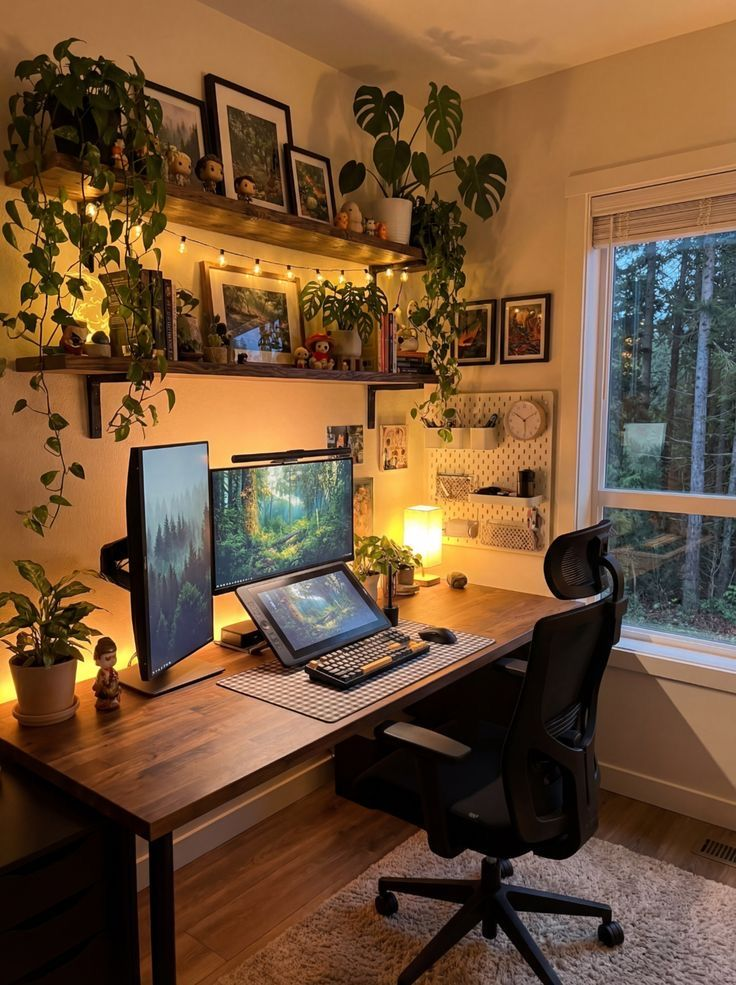
#> input picture accounts/makebrainrotvideos/posts/2-5-viral-faceless-formats/sourced/slide1.jpg, 736 x 985 px
$ python process_images.py
#> lines starting #> are read from the running program, lines starting #| are printed output that depends on the picture
"""
Render all 7 slides for: 5 Faceless Video Formats That Work

Format: tyronetrains-style — numbered header + explanation paragraph
Rendering: athlete-stories circular outline technique

Design source: accounts/makebrainrotvideos/design.md (Locked)
"""

from pathlib import Path

from PIL import Image, ImageDraw, ImageEnhance, ImageFont

# --- Canvas ---
TARGET_W = 1080
TARGET_H = 1920
TARGET_RATIO = TARGET_W / TARGET_H

# --- Text config ---
HEADER_SIZE = 40
BODY_SIZE = 30
HOOK_SIZE = 38
CTA_LABEL_SIZE = 34
CTA_URL_SIZE = 44
OUTLINE_WIDTH = 3
LINE_SPACING = 16
HEADER_BODY_GAP = 30
MARGIN_X = 140

# --- Sourced images ---
SOURCED_DIR = Path(__file__).parent / "sourced"
IMAGE_MAP = {
    1: "slide1.jpg",
    2: "slide2.jpg",
    3: "slide3.jpg",
    4: "slide4.jpg",
    5: "slide5.jpg",
    6: "slide6.jpg",
    7: "slide7.jpg",
}

# --- Slide definitions with manual line breaks ---
SLIDES = [
    {
        "id": 1,
        "role": "hook",
        "header": None,
        "body": "How I never run out of\nfaceless content ideas.",
        "overlay_pct": 0.65,
    },
    {
        "id": 2,
        "role": "step",
        "header": "1. The \"Steal & Spin\" Method",
        "body": "Find the top 3 creators in your niche.\nTake their viral hooks and rewrite\nthem in your own voice.",
        "overlay_pct": 0.75,
    },
    {
        "id": 3,
        "role": "step",
        "header": "2. The \"Opposite\" Framework",
        "body": "Take popular advice and violently\ndisagree with it. Controversy drives\nengagement and endless comments.",
        "overlay_pct": 0.75,
    },
    {
        "id": 4,
        "role": "step",
        "header": "3. Document, Don't Create",
        "body": "Stop trying to invent genius concepts.\nJust post about the mistakes you made\nor things you learned this week.",
        "overlay_pct": 0.75,
    },
    {
        "id": 5,
        "role": "step",
        "header": "4. The \"Cheat Sheet\" Format",
        "body": "People love saving lists.\nJust do a brain dump of the 5 apps or\nresources you use every single day.",
        "overlay_pct": 0.75,
    },
    {
        "id": 6,
        "role": "step",
        "header": "5. Spin 1 Idea into 5 Videos",
        "body": "Never post a good idea just once.\nChange the hook, swap the video,\nand test it 5 different ways.",
        "overlay_pct": 0.75,
    },
    {
        "id": 7,
        "role": "cta",
        "header": None,
        "body": "The tool I use to mass-produce all\nmy variations instantly:",
        "cta_url": "MakeBrainrotVideos.com",
        "overlay_pct": 0.50,
    },
]


def load_font(size: int, bold: bool = True) -> ImageFont.FreeTypeFont:
    if bold:
        candidates = [
            "/System/Library/Fonts/Supplemental/Arial Bold.ttf",
            "arialbd.ttf",
            "/usr/share/fonts/truetype/liberation/LiberationSans-Bold.ttf",
        ]
    else:
        candidates = [
            "/System/Library/Fonts/Supplemental/Arial.ttf",
            "arial.ttf",
            "/usr/share/fonts/truetype/liberation/LiberationSans-Regular.ttf",
        ]
    for path in candidates:
        try:
            return ImageFont.truetype(path, size)
        except OSError:
            continue
    # Fallback: try bold even for regular
    for path in [
        "/System/Library/Fonts/Supplemental/Arial Bold.ttf",
        "/System/Library/Fonts/Helvetica.ttc",
    ]:
        try:
            return ImageFont.truetype(path, size)
        except OSError:
            continue
    return ImageFont.load_default()


def normalize_to_9_16(img: Image.Image) -> Image.Image:
    """Center-crop and resize to 1080x1920."""
    w, h = img.size
    current_ratio = w / h

    if current_ratio > TARGET_RATIO:
        new_w = int(h * TARGET_RATIO)
        left = (w - new_w) // 2
        img = img.crop((left, 0, left + new_w, h))
    elif current_ratio < TARGET_RATIO:
        new_h = int(w / TARGET_RATIO)
        if new_h <= h:
            top = (h - new_h) // 2
            img = img.crop((0, top, w, top + new_h))

    return img.resize((TARGET_W, TARGET_H), Image.LANCZOS)


def apply_treatment(img: Image.Image) -> Image.Image:
    """Contrast boost + slight desaturation per image.md."""
    img = ImageEnhance.Contrast(img).enhance(1.12)
    img = ImageEnhance.Color(img).enhance(0.85)
    return img


def apply_dark_overlay(img: Image.Image, opacity: float) -> Image.Image:
    overlay = Image.new("RGB", (TARGET_W, TARGET_H), (0, 0, 0))
    return Image.blend(img, overlay, opacity)


def make_dark_bg() -> Image.Image:
    """Solid dark background for CTA slide."""
    img = Image.new("RGB", (TARGET_W, TARGET_H))
    draw = ImageDraw.Draw(img)
    for y in range(TARGET_H):
        ratio = y / TARGET_H
        v = int(5 + 10 * ratio)
        draw.line([(0, y), (TARGET_W, y)], fill=(v, v, int(v * 1.5)))
    return img


def draw_text_block(
    draw: ImageDraw.ImageDraw,
    text: str,
    font: ImageFont.FreeTypeFont,
    start_y: int,
) -> int:
    """Draw centered text with circular outline. Returns y after last line."""
    lines = text.split("\n")

    current_y = start_y
    for line in lines:
        bbox = font.getbbox(line)
        line_w = bbox[2] - bbox[0]
        line_h = bbox[3] - bbox[1]
        x = (TARGET_W - line_w) // 2

        # Clamp to margin
        if x < MARGIN_X:
            x = MARGIN_X

        # Circular outline
        for dx in range(-OUTLINE_WIDTH, OUTLINE_WIDTH + 1):
            for dy in range(-OUTLINE_WIDTH, OUTLINE_WIDTH + 1):
                if dx * dx + dy * dy <= OUTLINE_WIDTH * OUTLINE_WIDTH:
                    draw.text(
                        (x + dx, current_y + dy), line, font=font, fill="black"
                    )

        # White text on top
        draw.text((x, current_y), line, font=font, fill="white")
        current_y += line_h + LINE_SPACING

    return current_y


def calc_text_height(text: str, font: ImageFont.FreeTypeFont) -> int:
    """Calculate total height of a text block."""
    lines = text.split("\n")
    total = 0
    for line in lines:
        bbox = font.getbbox(line)
        total += bbox[3] - bbox[1] + LINE_SPACING
    return total - LINE_SPACING


def render_slide(slide: dict) -> Image.Image:
    # Background
    photo_file = IMAGE_MAP.get(slide["id"])
    if photo_file:
        photo_path = SOURCED_DIR / photo_file
        if photo_path.exists():
            img = Image.open(photo_path).convert("RGB")
            img = normalize_to_9_16(img)
            img = apply_treatment(img)
            img = apply_dark_overlay(img, slide["overlay_pct"])
        else:
            img = make_dark_bg()
    else:
        img = make_dark_bg()

    draw = ImageDraw.Draw(img)
    role = slide["role"]

    if role == "hook":
        font = load_font(HOOK_SIZE, bold=True)
        text_h = calc_text_height(slide["body"], font)
        start_y = (TARGET_H - text_h) // 2
        draw_text_block(draw, slide["body"], font, start_y)

    elif role == "step":
        header_font = load_font(HEADER_SIZE, bold=True)
        body_font = load_font(BODY_SIZE, bold=False)

        header_h = calc_text_height(slide["header"], header_font)
        body_h = calc_text_height(slide["body"], body_font)
        total_h = header_h + HEADER_BODY_GAP + body_h

        # Center the full text block vertically
        start_y = (TARGET_H - total_h) // 2

        y = draw_text_block(draw, slide["header"], header_font, start_y)
        y += HEADER_BODY_GAP - LINE_SPACING
        draw_text_block(draw, slide["body"], body_font, y)

    elif role == "cta":
        label_font = load_font(CTA_LABEL_SIZE, bold=False)
        url_font = load_font(CTA_URL_SIZE, bold=True)

        label_h = calc_text_height(slide["body"], label_font)
        url_h = calc_text_height(slide["cta_url"], url_font)
        total_h = label_h + 40 + url_h
        start_y = (TARGET_H - total_h) // 2

        y = draw_text_block(draw, slide["body"], label_font, start_y)
        y += 40 - LINE_SPACING
        draw_text_block(draw, slide["cta_url"], url_font, y)

    return img


def main() -> None:
    out_dir = Path(__file__).parent / "processed"
    out_dir.mkdir(exist_ok=True)

    for slide in SLIDES:
        img = render_slide(slide)
#> in render_slide, img is the input picture: PIL image 736x985 RGB; mean R, G, B 112.9, 81.9, 53.9
#> in normalize_to_9_16, `img = img.crop((left, 0, left + new_w, h))`:
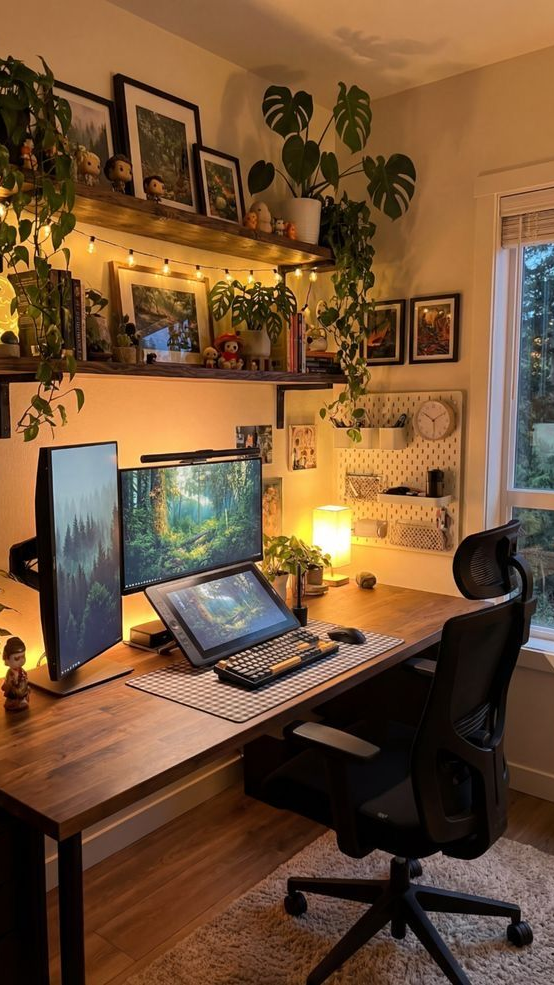
#> img: PIL image 554x985 RGB; mean R, G, B 115.4, 82.8, 53.5
#> in apply_dark_overlay, `overlay = Image.new("RGB", (TARGET_W, TARGET_H), (0, 0, 0))`: overlay: PIL image 1080x1920 RGB; every value is 0
#> in apply_dark_overlay, `return Image.blend(img, overlay, opacity)`:
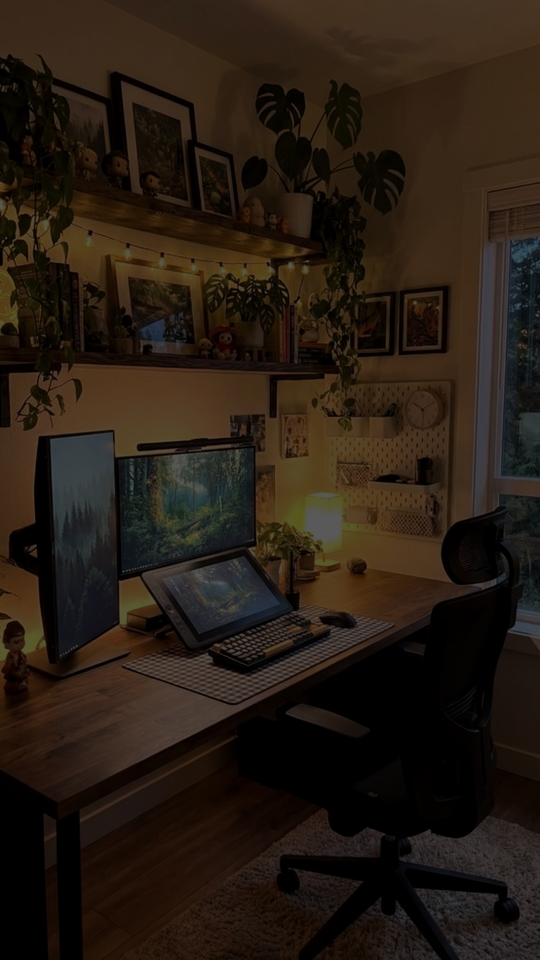
#> returned value: PIL image 1080x1920 RGB (shown at 1/2 size); mean R, G, B 39.2, 28.6, 19.1
        out_path = out_dir / f"slide_{slide['id']:02d}.png"
        img.save(out_path, "PNG")
        print(f"Saved: {out_path}")
#| Saved: accounts/makebrainrotvideos/posts/2-5-viral-faceless-formats/processed/slide_01.png
#> pass 2 of the loop in main, `for slide in SLIDES:`:
#> photo_file = 'slide2.jpg'
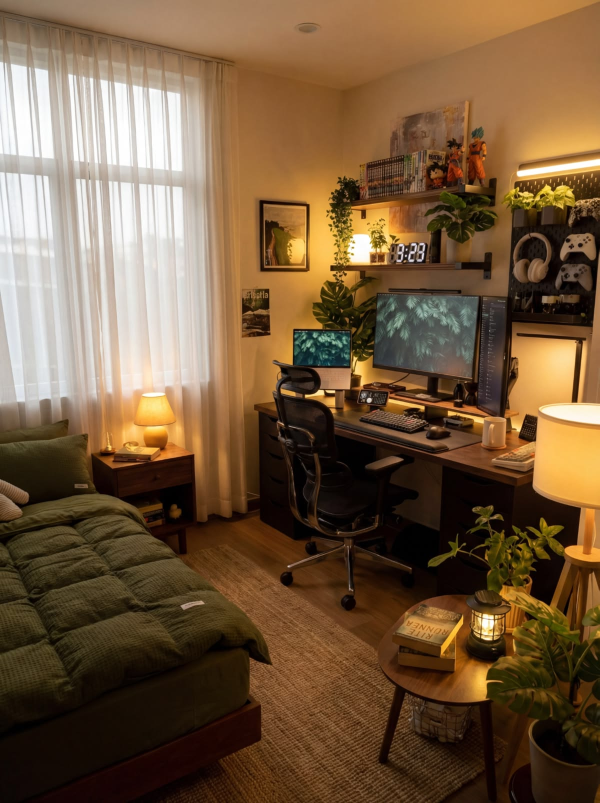
#> input picture accounts/makebrainrotvideos/posts/2-5-viral-faceless-formats/sourced/slide2.jpg, 1199 x 1606 px (shown at 1/2 size)
#> in render_slide, img is the input picture: PIL image 1199x1606 RGB; mean R, G, B 116.3, 90, 62
#> in normalize_to_9_16 (call 2), `img = img.crop((left, 0, left + new_w, h))`:
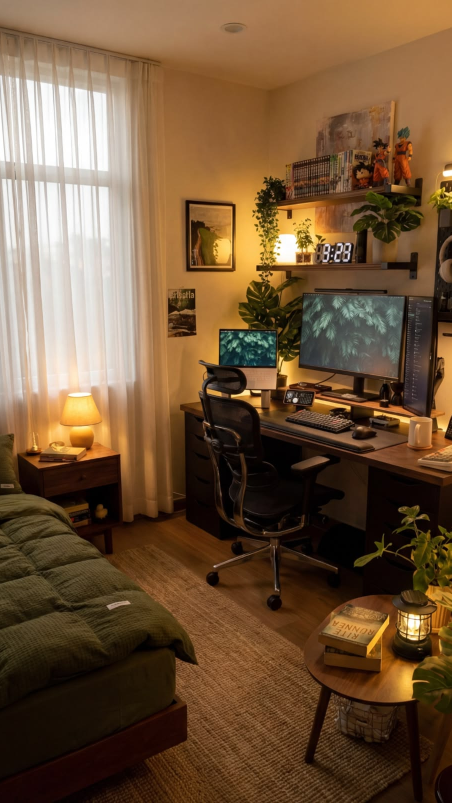
#> img: PIL image 903x1606 RGB (shown at 1/2 size); mean R, G, B 113.3, 85.3, 57.3
#> in apply_dark_overlay (call 2), `return Image.blend(img, overlay, opacity)`:
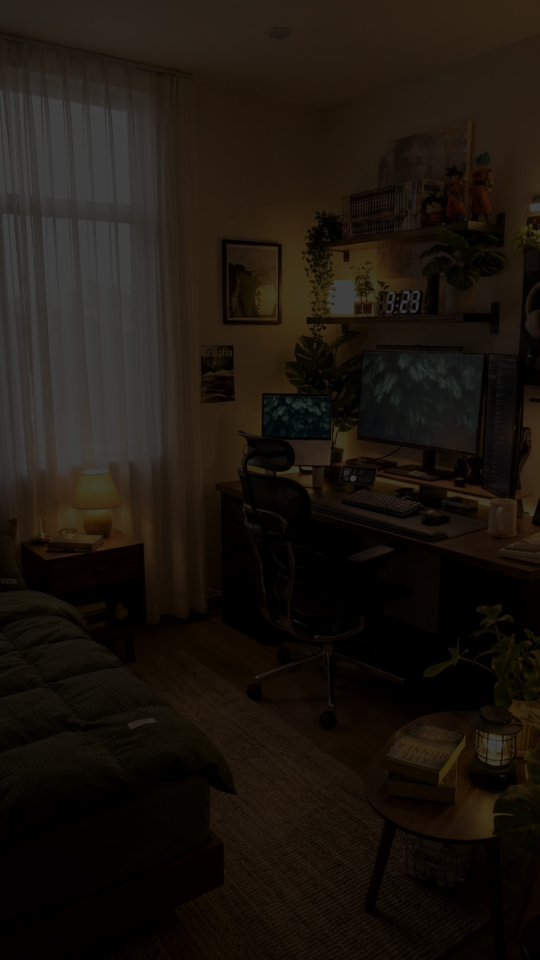
#> returned value: PIL image 1080x1920 RGB (shown at 1/2 size); mean R, G, B 27.4, 20.9, 14.6
#> role = 'step'
#> header_h = 38
#> body_h = 113
#> total_h = 181
#> start_y = 869
#> the loop in draw_text_block (call 2), `for line in lines:` made 1 pass
#> current_y on pass 1: 923
#> in render_slide (call 2), `y = draw_text_block(draw, slide["header"], header_font, start_y)`: y = 923
#> in render_slide (call 2), `y += HEADER_BODY_GAP - LINE_SPACING`: y = 937
#| Saved: accounts/makebrainrotvideos/posts/2-5-viral-faceless-formats/processed/slide_02.png
#> pass 3 of the loop in main, `for slide in SLIDES:`:
#> photo_file = 'slide3.jpg'
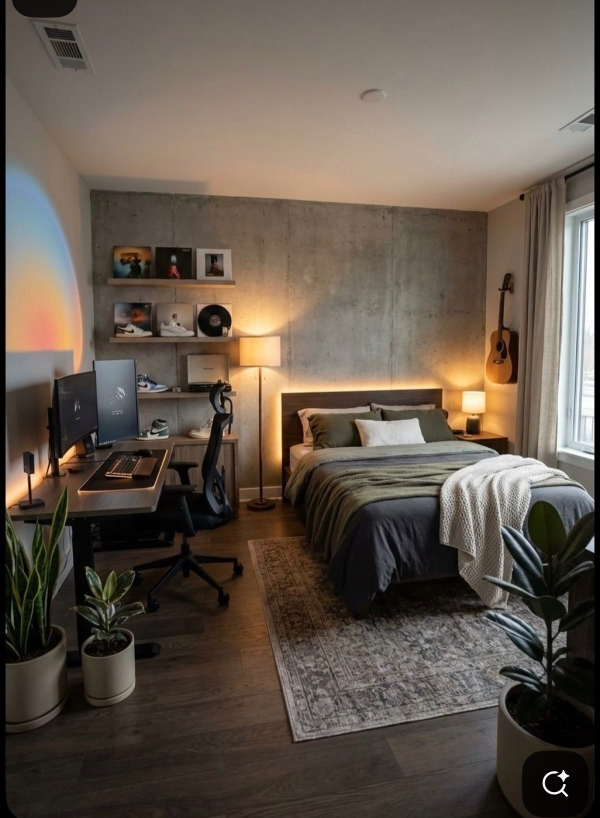
#> input picture accounts/makebrainrotvideos/posts/2-5-viral-faceless-formats/sourced/slide3.jpg, 1200 x 1636 px (shown at 1/2 size)
#> in render_slide, img is the input picture: PIL image 1200x1636 RGB; mean R, G, B 99.7, 88.2, 77.2
#> in normalize_to_9_16 (call 3), `img = img.crop((left, 0, left + new_w, h))`:
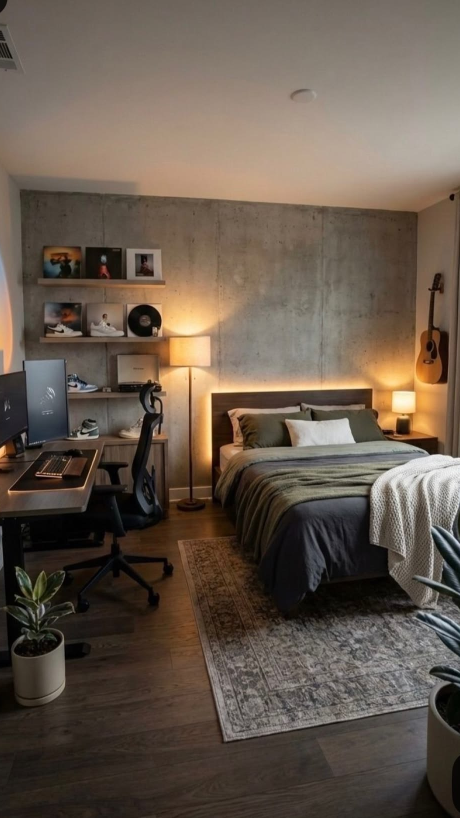
#> img: PIL image 920x1636 RGB (shown at 1/2 size); mean R, G, B 102.4, 88.9, 76.6
#> in apply_dark_overlay (call 3), `return Image.blend(img, overlay, opacity)`:
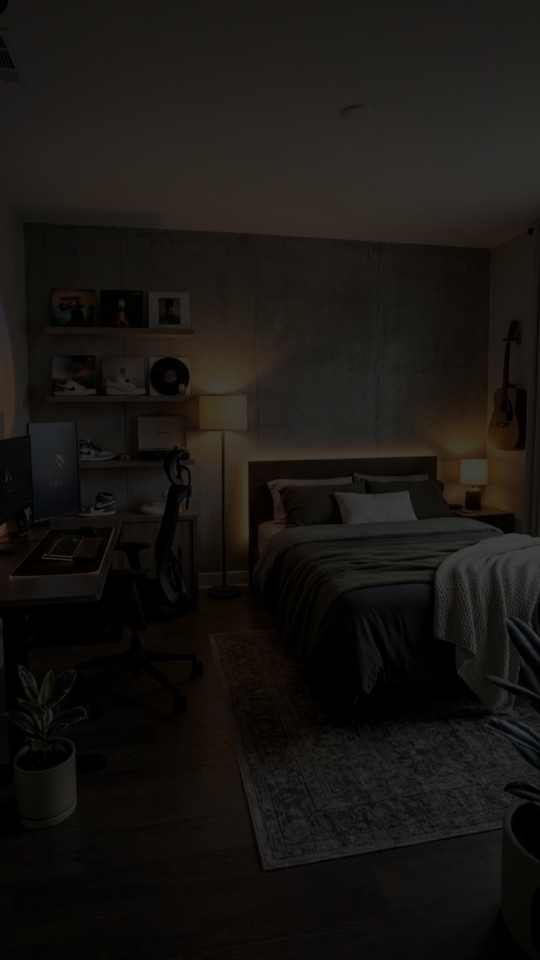
#> returned value: PIL image 1080x1920 RGB (shown at 1/2 size); mean R, G, B 24.9, 21.7, 18.8
#> body_h = 119
#> total_h = 187
#> start_y = 866
#> in render_slide (call 3), `y = draw_text_block(draw, slide["header"], header_font, start_y)`: y = 920
#> in render_slide (call 3), `y += HEADER_BODY_GAP - LINE_SPACING`: y = 934
#| Saved: accounts/makebrainrotvideos/posts/2-5-viral-faceless-formats/processed/slide_03.png
#> the loop made 7 passes; the first 3 are shown

    print(f"\nDone. {len(SLIDES)} slides rendered to {out_dir}")


if __name__ == "__main__":
    main()
